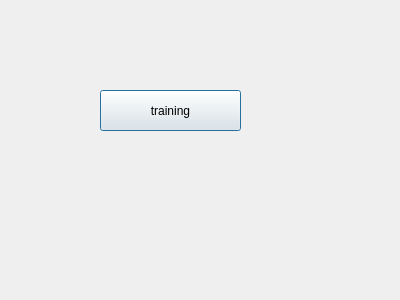
<?xml version="1.0" encoding="UTF-8"?>
<ui version="4.0">
 <class>Dialog</class>
 <widget class="QDialog" name="Dialog">
  <property name="geometry">
   <rect>
    <x>0</x>
    <y>0</y>
    <width>400</width>
    <height>300</height>
   </rect>
  </property>
  <property name="windowTitle">
   <string>Dialog</string>
  </property>
  <widget class="QPushButton" name="pushButton">
   <property name="geometry">
    <rect>
     <x>100</x>
     <y>90</y>
     <width>141</width>
     <height>41</height>
    </rect>
   </property>
   <property name="text">
    <string>training</string>
   </property>
  </widget>
 </widget>
 <resources/>
 <connections/>
</ui>
